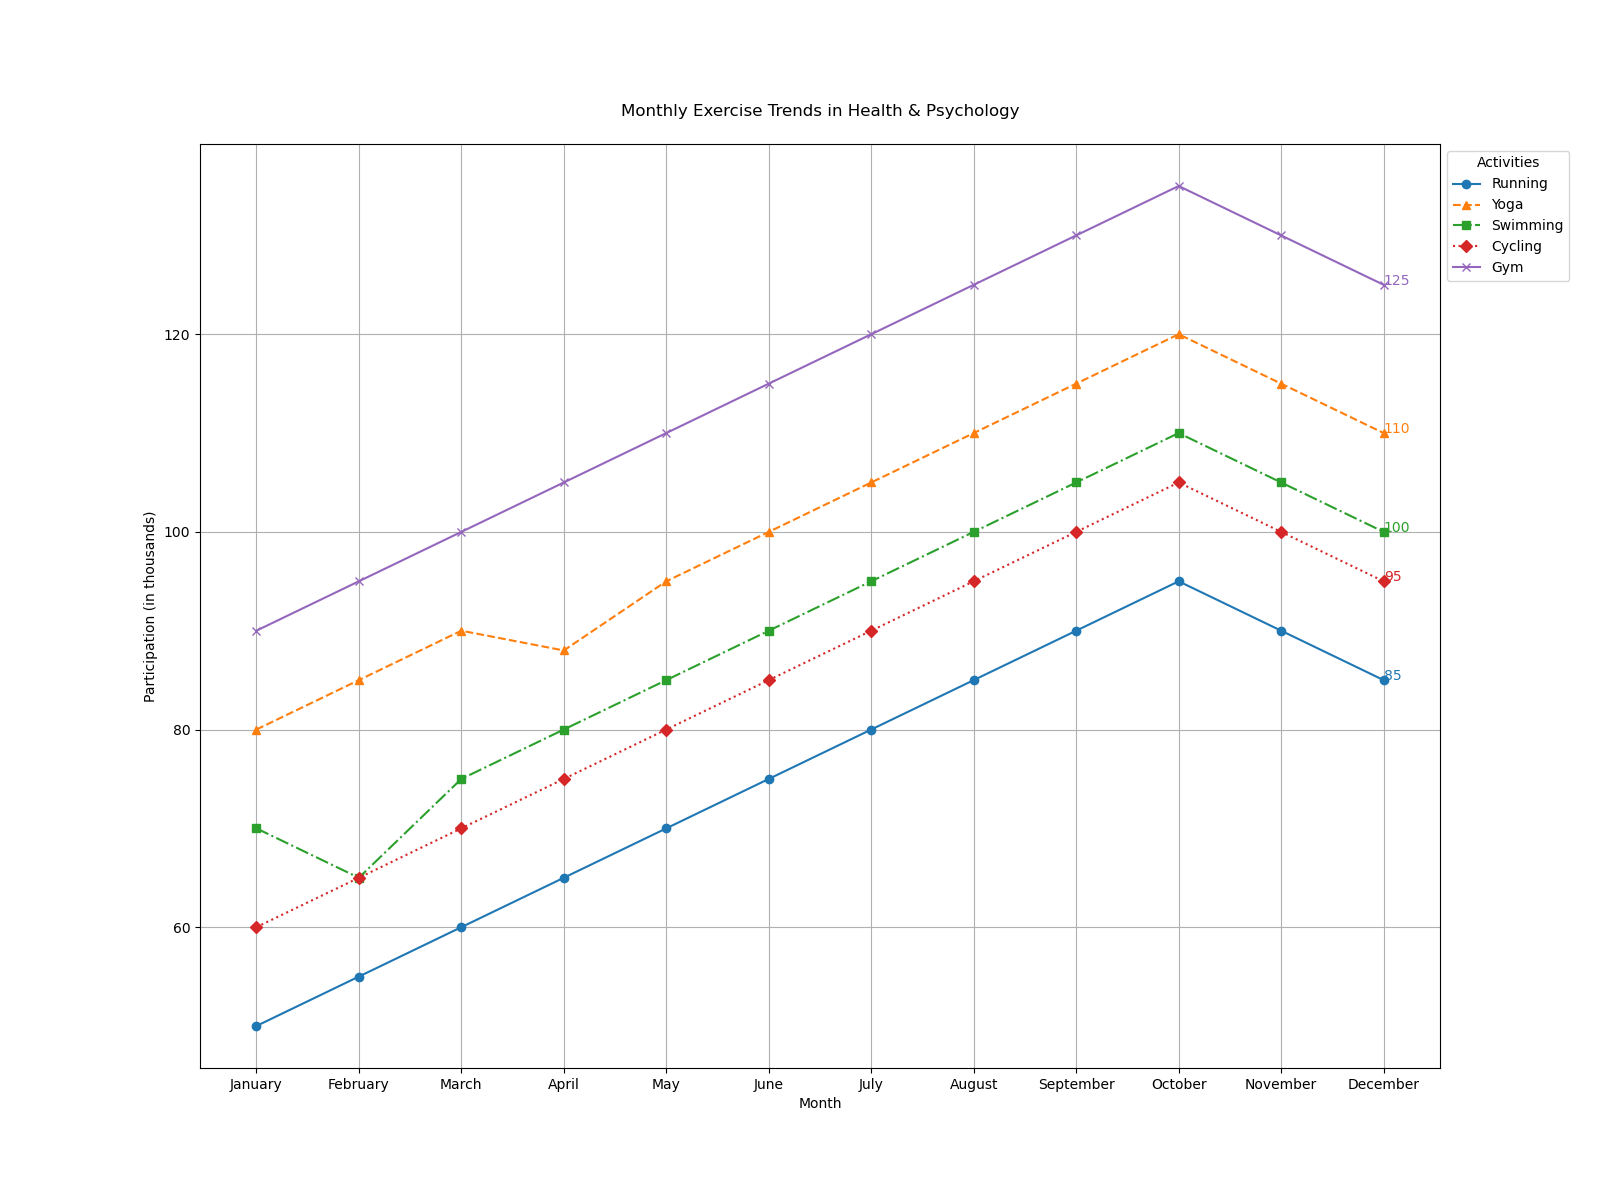

The Python source for this figure:

import matplotlib.pyplot as plt

# Data from the provided chart table
data = [
    {'Month': 'January', 'Running': 50, 'Yoga': 80, 'Swimming': 70, 'Cycling': 60, 'Gym': 90},
    {'Month': 'February', 'Running': 55, 'Yoga': 85, 'Swimming': 65, 'Cycling': 65, 'Gym': 95},
    {'Month': 'March', 'Running': 60, 'Yoga': 90, 'Swimming': 75, 'Cycling': 70, 'Gym': 100},
    {'Month': 'April', 'Running': 65, 'Yoga': 88, 'Swimming': 80, 'Cycling': 75, 'Gym': 105},
    {'Month': 'May', 'Running': 70, 'Yoga': 95, 'Swimming': 85, 'Cycling': 80, 'Gym': 110},
    {'Month': 'June', 'Running': 75, 'Yoga': 100, 'Swimming': 90, 'Cycling': 85, 'Gym': 115},
    {'Month': 'July', 'Running': 80, 'Yoga': 105, 'Swimming': 95, 'Cycling': 90, 'Gym': 120},
    {'Month': 'August', 'Running': 85, 'Yoga': 110, 'Swimming': 100, 'Cycling': 95, 'Gym': 125},
    {'Month': 'September', 'Running': 90, 'Yoga': 115, 'Swimming': 105, 'Cycling': 100, 'Gym': 130},
    {'Month': 'October', 'Running': 95, 'Yoga': 120, 'Swimming': 110, 'Cycling': 105, 'Gym': 135},
    {'Month': 'November', 'Running': 90, 'Yoga': 115, 'Swimming': 105, 'Cycling': 100, 'Gym': 130},
    {'Month': 'December', 'Running': 85, 'Yoga': 110, 'Swimming': 100, 'Cycling': 95, 'Gym': 125}
]

# Extracting month names for the x-axis
months = [entry['Month'] for entry in data]

# Plotting each activity's trend
plt.figure(figsize=(16, 12))
activities = list(data[0].keys())[1:]  # Get activity names skipping the 'Month' key

# Line style settings and markers for each activity
line_styles = ['-', '--', '-.', ':']
markers = ['o', '^', 's', 'D', 'x']
colors = ['#1f77b4', '#ff7f0e', '#2ca02c', '#d62728', '#9467bd']

for i, activity in enumerate(activities):
    values = [entry[activity] for entry in data]
    plt.plot(months, values, label=activity, linestyle=line_styles[i % len(line_styles)], marker=markers[i % len(markers)], color=colors[i % len(colors)])
    # Adding annotation for the last data point
    plt.text(months[-1], values[-1], f'{values[-1]}', fontsize=10, color=colors[i % len(colors)])

# Adding titles and labels
plt.title('Monthly Exercise Trends in Health & Psychology', pad=20)
plt.xlabel('Month')
plt.ylabel('Participation (in thousands)')

# Adding grid for readability
plt.grid(True)

# Adding a legend to identify the lines
plt.legend(title='Activities', loc='upper left', bbox_to_anchor=(1, 1))

# Show the plot
plt.show()
